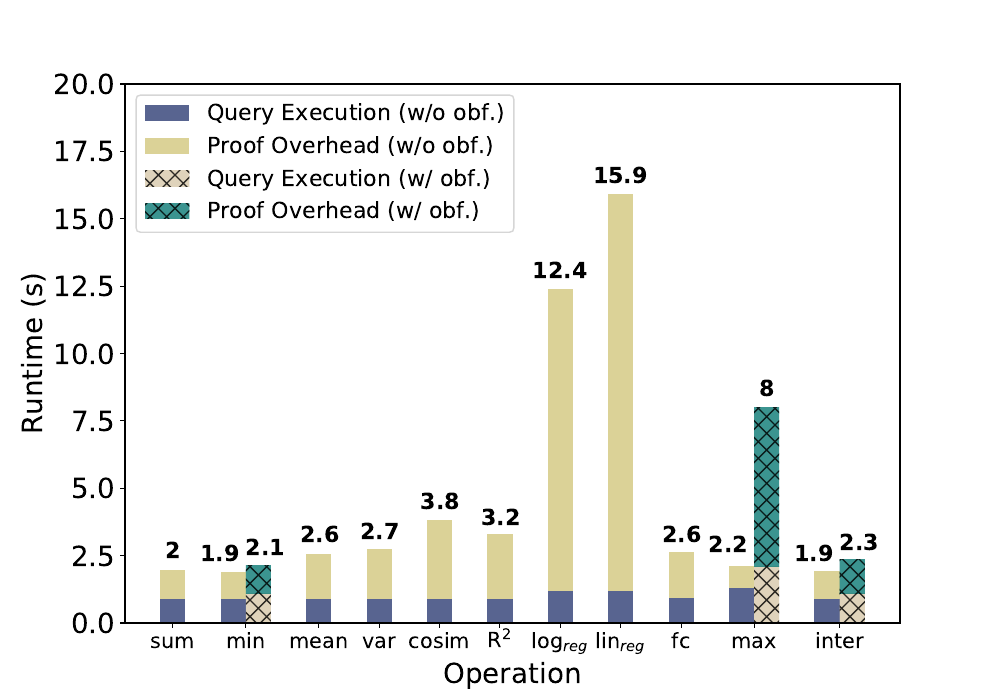

Write Python code to recreate this figure.
import matplotlib.pyplot as plt
import pandas as pd

font = {'family': 'Bitstream Vera Sans',
        'size': 16}

plt.rc('font', **font)

raw_data = {'operations': ['sum', 'min', '', 'mean', 'var', 'cosim', 'R$^{2}$', 'log$_{reg}$', 'lin$_{reg}$', 'fc', 'max', '', 'inter', ''],
            'execution':     [0.9, 0.9, 0, 0.9, 0.9, 0.9, 0.9, 1.2, 1.2, 0.93, 1.3, 0, 0.9, 0],
            'proofOverhead': [1.08, 0.98, 0, 1.67, 1.84, 2.94, 2.39, 11.2, 14.7, 1.7, 0.83, 0, 1.04, 0],
            'total': [2, 1.9, 2.1, 2.6, 2.7, 3.8, 3.2, 12.4, 15.9, 2.6, 2.2, 8, 1.9, 2.3],
            'executionObf':     [0, 0, 1.1, 0, 0, 0, 0, 0, 0, 0, 0, 2.1, 0, 1.1],
            'proofOverheadObf': [0, 0, 1.04, 0, 0, 0, 0, 0, 0, 0, 0, 5.89, 0, 1.27],
            'totalObf': [0, 0, 2.1, 0, 0, 0, 0, 0, 0, 0, 0, 8, 0, 2.3],
            'empty': [0, 0, 0, 0, 0, 0, 0, 0, 0, 0, 0, 0, 0, 0]}

df = pd.DataFrame(raw_data, raw_data['operations'])

# Create the general plot and the "subplots" i.e. the bars
f, ax = plt.subplots(1, figsize=(10, 7))

# Set the bar width
bar_width = 0.5

# Positions of the left bar-boundaries
bar_Drynx = [1, 2.2, 2.7, 3.9, 5.1, 6.3, 7.5, 8.7, 9.9, 11.1, 12.3, 12.8, 14, 14.5]
bar_Obf = [1, 2.2, 2.7, 3.9, 5.1, 6.3, 7.5, 8.7, 9.9, 11.1, 12.3, 12.8, 14, 14.5]

# Positions of the x-axis ticks (center of the bars as bar labels)
tick_pos = [1, 2.45, 2.45, 3.9, 5.1, 6.3, 7.5, 8.7, 9.9, 11.1, 12.55, 12.55, 14.25, 14.25]

ax.bar(bar_Drynx, df['execution'], width=bar_width, label='Query Execution (w/o obf.)', alpha=0.8, color='#2f3e75')
ax.bar(bar_Drynx, df['proofOverhead'], width=bar_width, label='Proof Overhead (w/o obf.)', alpha=0.8, color='#d3c77e',
       bottom=df['execution'])

ax.bar(bar_Obf, df['executionObf'], width=bar_width, label='Query Execution (w/ obf.)', alpha=0.8, color='#D7C9AA', hatch='xx')
ax.bar(bar_Obf, df['proofOverheadObf'], width=bar_width, label='Proof Overhead (w/ obf.)', alpha=0.8, color='#0B7A75', hatch='xx',
       bottom=df['executionObf'])

# Set the x ticks with names
plt.xticks(tick_pos, df['operations'])
plt.legend(loc='upper left')

# Labelling
ax.text(bar_Drynx[0] - bar_width/2 + 0.1, df['total'][0] + 0.4, str(int(df['total'][0])), color='black', fontweight='bold')
ax.text(bar_Drynx[1] - bar_width/2 - 0.4, df['total'][1] + 0.4, str(df['total'][1]), color='black', fontweight='bold')
ax.text(bar_Drynx[2] - bar_width/2, df['total'][2] + 0.4, str(df['total'][2]), color='black', fontweight='bold')
ax.text(bar_Drynx[3] - bar_width/2 - 0.12, df['total'][3] + 0.4, str(df['total'][3]), color='black', fontweight='bold')
ax.text(bar_Drynx[4] - bar_width/2 - 0.12, df['total'][4] + 0.4, str(df['total'][4]), color='black', fontweight='bold')
ax.text(bar_Drynx[5] - bar_width/2 - 0.12, df['total'][5] + 0.4, str(df['total'][5]), color='black', fontweight='bold')
ax.text(bar_Drynx[6] - bar_width/2 - 0.12, df['total'][6] + 0.4, str(df['total'][6]), color='black', fontweight='bold')
ax.text(bar_Drynx[7] - bar_width/2 - 0.3, df['total'][7] + 0.4, str(df['total'][7]), color='black', fontweight='bold')
ax.text(bar_Drynx[8] - bar_width/2 - 0.3, df['total'][8] + 0.4, str(df['total'][8]), color='black', fontweight='bold')
ax.text(bar_Drynx[9] - bar_width/2 - 0.12, df['total'][9] + 0.4, str(df['total'][9]), color='black', fontweight='bold')
ax.text(bar_Drynx[10] - bar_width/2 - 0.4, df['total'][10] + 0.4, str(df['total'][10]), color='black', fontweight='bold')
ax.text(bar_Drynx[11] - bar_width/2 + 0.1, df['total'][11] + 0.4, str(int(df['total'][11])), color='black', fontweight='bold')
ax.text(bar_Drynx[12] - bar_width/2 - 0.4, df['total'][12] + 0.4, str(df['total'][12]), color='black', fontweight='bold')
ax.text(bar_Drynx[13] - bar_width/2, df['total'][13] + 0.4, str(df['total'][13]), color='black', fontweight='bold')

# Set the label and legends
ax.set_ylabel("Runtime (s)", fontsize=20)
ax.set_xlabel("Operation", fontsize=20)

ax.tick_params(axis='x', labelsize=15)
ax.tick_params(axis='y', labelsize=20)

# Set a buffer around the edge
plt.ylim(ymin=0, ymax=20)

plt.savefig('allOps.pdf', format='pdf')
